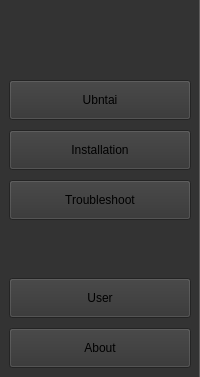
        <widget class="QWidget" name="navigation" native="true">
         <property name="sizePolicy">
          <sizepolicy hsizetype="Expanding" vsizetype="Expanding">
           <horstretch>0</horstretch>
           <verstretch>0</verstretch>
          </sizepolicy>
         </property>
         <property name="minimumSize">
          <size>
           <width>200</width>
           <height>0</height>
          </size>
         </property>
         <property name="maximumSize">
          <size>
           <width>250</width>
           <height>16777215</height>
          </size>
         </property>
         <property name="styleSheet">
          <string notr="true">background-color: #333333; border-right: 1px solid #5E5D5D;</string>
         </property>
         <layout class="QVBoxLayout" name="verticalLayout_2">
          <property name="spacing">
           <number>0</number>
          </property>
          <property name="leftMargin">
           <number>0</number>
          </property>
          <property name="topMargin">
           <number>0</number>
          </property>
          <property name="rightMargin">
           <number>0</number>
          </property>
          <property name="bottomMargin">
           <number>0</number>
          </property>
          <item>
           <widget class="QWidget" name="top_nav" native="true">
            <property name="sizePolicy">
             <sizepolicy hsizetype="Minimum" vsizetype="Minimum">
              <horstretch>0</horstretch>
              <verstretch>0</verstretch>
             </sizepolicy>
            </property>
            <property name="maximumSize">
             <size>
              <width>16777215</width>
              <height>500</height>
             </size>
            </property>
            <layout class="QVBoxLayout" name="verticalLayout">
             <property name="spacing">
              <number>10</number>
             </property>
             <property name="leftMargin">
              <number>9</number>
             </property>
             <property name="topMargin">
              <number>0</number>
             </property>
             <property name="rightMargin">
              <number>9</number>
             </property>
             <property name="bottomMargin">
              <number>9</number>
             </property>
             <item>
              <widget class="QFrame" name="logoframe">
               <property name="maximumSize">
                <size>
                 <width>5000000</width>
                 <height>80</height>
                </size>
               </property>
               <property name="styleSheet">
                <string notr="true">border:none;</string>
               </property>
               <property name="frameShape">
                <enum>QFrame::Shape::NoFrame</enum>
               </property>
               <property name="frameShadow">
                <enum>QFrame::Shadow::Raised</enum>
               </property>
               <layout class="QHBoxLayout" name="horizontalLayout_12">
                <property name="spacing">
                 <number>0</number>
                </property>
                <property name="leftMargin">
                 <number>0</number>
                </property>
                <property name="topMargin">
                 <number>0</number>
                </property>
                <property name="rightMargin">
                 <number>0</number>
                </property>
                <property name="bottomMargin">
                 <number>0</number>
                </property>
                <item>
                 <widget class="QLabel" name="Ubntai_Logo">
                  <property name="sizePolicy">
                   <sizepolicy hsizetype="Expanding" vsizetype="Expanding">
                    <horstretch>0</horstretch>
                    <verstretch>0</verstretch>
                   </sizepolicy>
                  </property>
                  <property name="minimumSize">
                   <size>
                    <width>150</width>
                    <height>70</height>
                   </size>
                  </property>
                  <property name="styleSheet">
                   <string notr="true">max-width:80%; max-height:80%; border-right:0px;</string>
                  </property>
                  <property name="text">
                   <string/>
                  </property>
                  <property name="textFormat">
                   <enum>Qt::TextFormat::PlainText</enum>
                  </property>
                  <property name="pixmap">
                   <pixmap resource="resource.qrc">:/logo/logo/logo_50.png</pixmap>
                  </property>
                  <property name="scaledContents">
                   <bool>true</bool>
                  </property>
                  <property name="alignment">
                   <set>Qt::AlignmentFlag::AlignCenter</set>
                  </property>
                  <property name="wordWrap">
                   <bool>false</bool>
                  </property>
                 </widget>
                </item>
               </layout>
              </widget>
             </item>
             <item>
              <widget class="QPushButton" name="ubntai_button">
               <property name="minimumSize">
                <size>
                 <width>150</width>
                 <height>40</height>
                </size>
               </property>
               <property name="cursor">
                <cursorShape>PointingHandCursor</cursorShape>
               </property>
               <property name="text">
                <string>Ubntai</string>
               </property>
               <property name="icon">
                <iconset resource="resource.qrc">
                 <normaloff>:/icons/ubntai_icon.svg</normaloff>:/icons/ubntai_icon.svg</iconset>
               </property>
               <property name="iconSize">
                <size>
                 <width>20</width>
                 <height>20</height>
                </size>
               </property>
              </widget>
             </item>
             <item>
              <widget class="QPushButton" name="installation_button">
               <property name="minimumSize">
                <size>
                 <width>0</width>
                 <height>40</height>
                </size>
               </property>
               <property name="cursor">
                <cursorShape>PointingHandCursor</cursorShape>
               </property>
               <property name="text">
                <string>Installation</string>
               </property>
               <property name="icon">
                <iconset resource="resource.qrc">
                 <normaloff>:/icons/installation_icon.svg</normaloff>:/icons/installation_icon.svg</iconset>
               </property>
               <property name="iconSize">
                <size>
                 <width>20</width>
                 <height>20</height>
                </size>
               </property>
              </widget>
             </item>
             <item>
              <widget class="QPushButton" name="troubleshoot_button">
               <property name="minimumSize">
                <size>
                 <width>0</width>
                 <height>40</height>
                </size>
               </property>
               <property name="cursor">
                <cursorShape>PointingHandCursor</cursorShape>
               </property>
               <property name="styleSheet">
                <string notr="true"/>
               </property>
               <property name="text">
                <string>Troubleshoot</string>
               </property>
               <property name="icon">
                <iconset resource="resource.qrc">
                 <normaloff>:/icons/troubleShoot_icon.svg</normaloff>:/icons/troubleShoot_icon.svg</iconset>
               </property>
               <property name="iconSize">
                <size>
                 <width>20</width>
                 <height>20</height>
                </size>
               </property>
              </widget>
             </item>
             <item>
              <spacer name="verticalSpacer">
               <property name="orientation">
                <enum>Qt::Orientation::Vertical</enum>
               </property>
               <property name="sizeType">
                <enum>QSizePolicy::Policy::Minimum</enum>
               </property>
               <property name="sizeHint" stdset="0">
                <size>
                 <width>20</width>
                 <height>40</height>
                </size>
               </property>
              </spacer>
             </item>
            </layout>
            <zorder>logoframe</zorder>
            <zorder>ubntai_button</zorder>
            <zorder>troubleshoot_button</zorder>
            <zorder>installation_button</zorder>
           </widget>
          </item>
          <item>
           <widget class="QFrame" name="bottom_nav">
            <property name="frameShape">
             <enum>QFrame::Shape::NoFrame</enum>
            </property>
            <property name="frameShadow">
             <enum>QFrame::Shadow::Raised</enum>
            </property>
            <layout class="QVBoxLayout" name="verticalLayout_3">
             <property name="spacing">
              <number>10</number>
             </property>
             <item>
              <widget class="QPushButton" name="user_button">
               <property name="minimumSize">
                <size>
                 <width>0</width>
                 <height>40</height>
                </size>
               </property>
               <property name="cursor">
                <cursorShape>PointingHandCursor</cursorShape>
               </property>
               <property name="text">
                <string>User</string>
               </property>
               <property name="icon">
                <iconset resource="resource.qrc">
                 <normaloff>:/icons/User Circle_.svg</normaloff>:/icons/User Circle_.svg</iconset>
               </property>
               <property name="iconSize">
                <size>
                 <width>20</width>
                 <height>20</height>
                </size>
               </property>
              </widget>
             </item>
             <item>
              <widget class="QPushButton" name="about_button">
               <property name="minimumSize">
                <size>
                 <width>0</width>
                 <height>40</height>
                </size>
               </property>
               <property name="cursor">
                <cursorShape>PointingHandCursor</cursorShape>
               </property>
               <property name="text">
                <string>About</string>
               </property>
               <property name="icon">
                <iconset resource="resource.qrc">
                 <normaloff>:/icons/icon _help about_.svg</normaloff>:/icons/icon _help about_.svg</iconset>
               </property>
               <property name="iconSize">
                <size>
                 <width>20</width>
                 <height>20</height>
                </size>
               </property>
              </widget>
             </item>
            </layout>
           </widget>
          </item>
         </layout>
        </widget>
